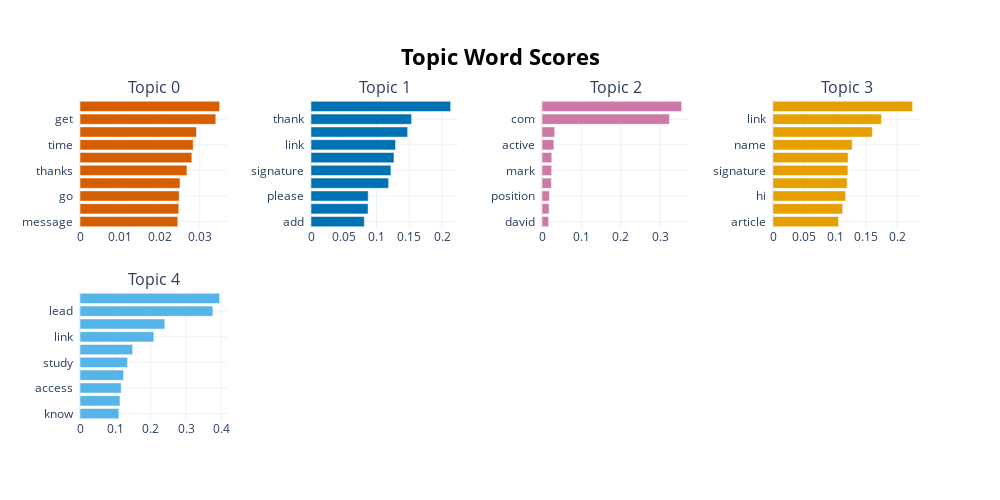

Write notebook code for a chart like this one.
### Code cell
model.visualize_barchart(n_words=10)

### Figure 1 — Plotly figure (JSON) as saved in the notebook; plotly's stock layout.template omitted (floating-point values rounded to 4 significant figures)
{"data": [{"marker": {"color": "#D55E00"}, "orientation": "h", "type": "bar", "x": [0.02449, 0.02473, 0.02483, 0.02504, 0.02678, 0.02801, 0.02835, 0.02916, 0.034, 0.03497], "xaxis": "x", "y": ["message  ", "would  ", "go  ", "let  ", "thanks  ", "good  ", "time  ", "going  ", "get  ", "know  "], "yaxis": "y"}, {"marker": {"color": "#0072B2"}, "orientation": "h", "type": "bar", "x": [0.08135, 0.08713, 0.08731, 0.1184, 0.1219, 0.1266, 0.1289, 0.1474, 0.1535, 0.213], "xaxis": "x2", "y": ["add  ", "insert  ", "please  ", "hi  ", "signature  ", "like  ", "link  ", "product  ", "thank  ", "name  "], "yaxis": "y2"}, {"marker": {"color": "#CC79A7"}, "orientation": "h", "type": "bar", "x": [0.01686, 0.01799, 0.01877, 0.02384, 0.0245, 0.02486, 0.03023, 0.03219, 0.3236, 0.3546], "xaxis": "x3", "y": ["david  ", "ryan  ", "position  ", "john  ", "mark  ", "prc  ", "active  ", "dec  ", "com  ", "enron  "], "yaxis": "y3"}, {"marker": {"color": "#E69F00"}, "orientation": "h", "type": "bar", "x": [0.1055, 0.1121, 0.1168, 0.1192, 0.1205, 0.1209, 0.1274, 0.1599, 0.1745, 0.2247], "xaxis": "x4", "y": ["article  ", "blog  ", "hi  ", "useful  ", "signature  ", "thank  ", "name  ", "add  ", "link  ", "post  "], "yaxis": "y4"}, {"marker": {"color": "#56B4E9"}, "orientation": "h", "type": "bar", "x": [0.11, 0.1131, 0.1166, 0.1232, 0.1346, 0.1491, 0.209, 0.24, 0.376, 0.3951], "xaxis": "x5", "y": ["know  ", "signature  ", "access  ", "case  ", "study  ", "type  ", "link  ", "name  ", "lead  ", "magnet  "], "yaxis": "y5"}], "layout": {"annotations": [{"font": {"size": 16}, "showarrow": false, "text": "Topic 0", "x": 0.0875, "xanchor": "center", "xref": "paper", "y": 1, "yanchor": "bottom", "yref": "paper"}, {"font": {"size": 16}, "showarrow": false, "text": "Topic 1", "x": 0.3625, "xanchor": "center", "xref": "paper", "y": 1, "yanchor": "bottom", "yref": "paper"}, {"font": {"size": 16}, "showarrow": false, "text": "Topic 2", "x": 0.6375, "xanchor": "center", "xref": "paper", "y": 1, "yanchor": "bottom", "yref": "paper"}, {"font": {"size": 16}, "showarrow": false, "text": "Topic 3", "x": 0.9125, "xanchor": "center", "xref": "paper", "y": 1, "yanchor": "bottom", "yref": "paper"}, {"font": {"size": 16}, "showarrow": false, "text": "Topic 4", "x": 0.0875, "xanchor": "center", "xref": "paper", "y": 0.4, "yanchor": "bottom", "yref": "paper"}], "height": 500, "hoverlabel": {"bgcolor": "white", "font": {"family": "Rockwell", "size": 16}}, "showlegend": false, "title": {"font": {"color": "Black", "size": 22}, "text": "<b>Topic Word Scores", "x": 0.5, "xanchor": "center", "yanchor": "top"}, "width": 1000, "xaxis": {"anchor": "y", "domain": [0, 0.175], "showgrid": true}, "xaxis2": {"anchor": "y2", "domain": [0.275, 0.45], "showgrid": true}, "xaxis3": {"anchor": "y3", "domain": [0.55, 0.725], "showgrid": true}, "xaxis4": {"anchor": "y4", "domain": [0.825, 1], "showgrid": true}, "xaxis5": {"anchor": "y5", "domain": [0, 0.175], "showgrid": true}, "xaxis6": {"anchor": "y6", "domain": [0.275, 0.45], "showgrid": true}, "xaxis7": {"anchor": "y7", "domain": [0.55, 0.725], "showgrid": true}, "xaxis8": {"anchor": "y8", "domain": [0.825, 1], "showgrid": true}, "yaxis": {"anchor": "x", "domain": [0.6, 1], "showgrid": true}, "yaxis2": {"anchor": "x2", "domain": [0.6, 1], "showgrid": true}, "yaxis3": {"anchor": "x3", "domain": [0.6, 1], "showgrid": true}, "yaxis4": {"anchor": "x4", "domain": [0.6, 1], "showgrid": true}, "yaxis5": {"anchor": "x5", "domain": [0, 0.4], "showgrid": true}, "yaxis6": {"anchor": "x6", "domain": [0, 0.4], "showgrid": true}, "yaxis7": {"anchor": "x7", "domain": [0, 0.4], "showgrid": true}, "yaxis8": {"anchor": "x8", "domain": [0, 0.4], "showgrid": true}}}
